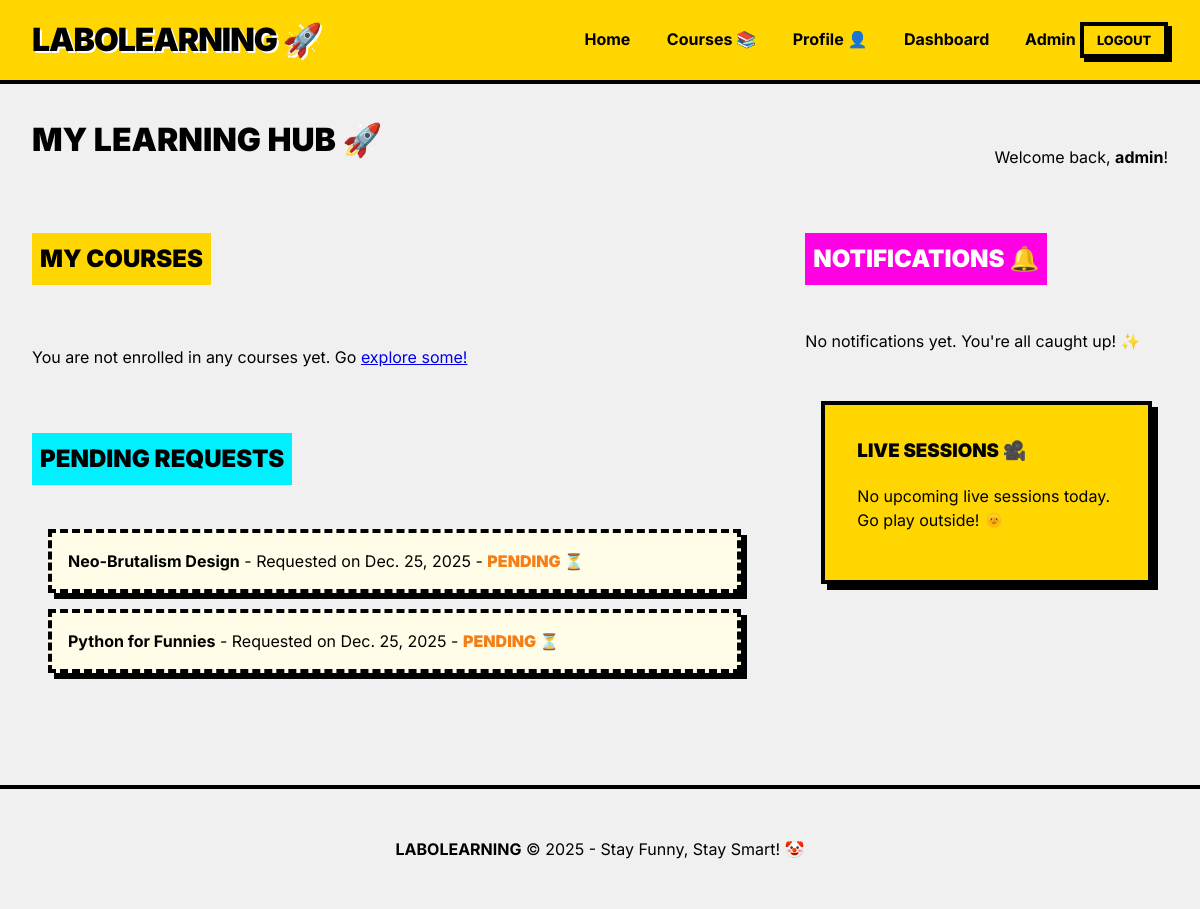
Page /courses/dashboard/ (signed in) on the earlier database version.
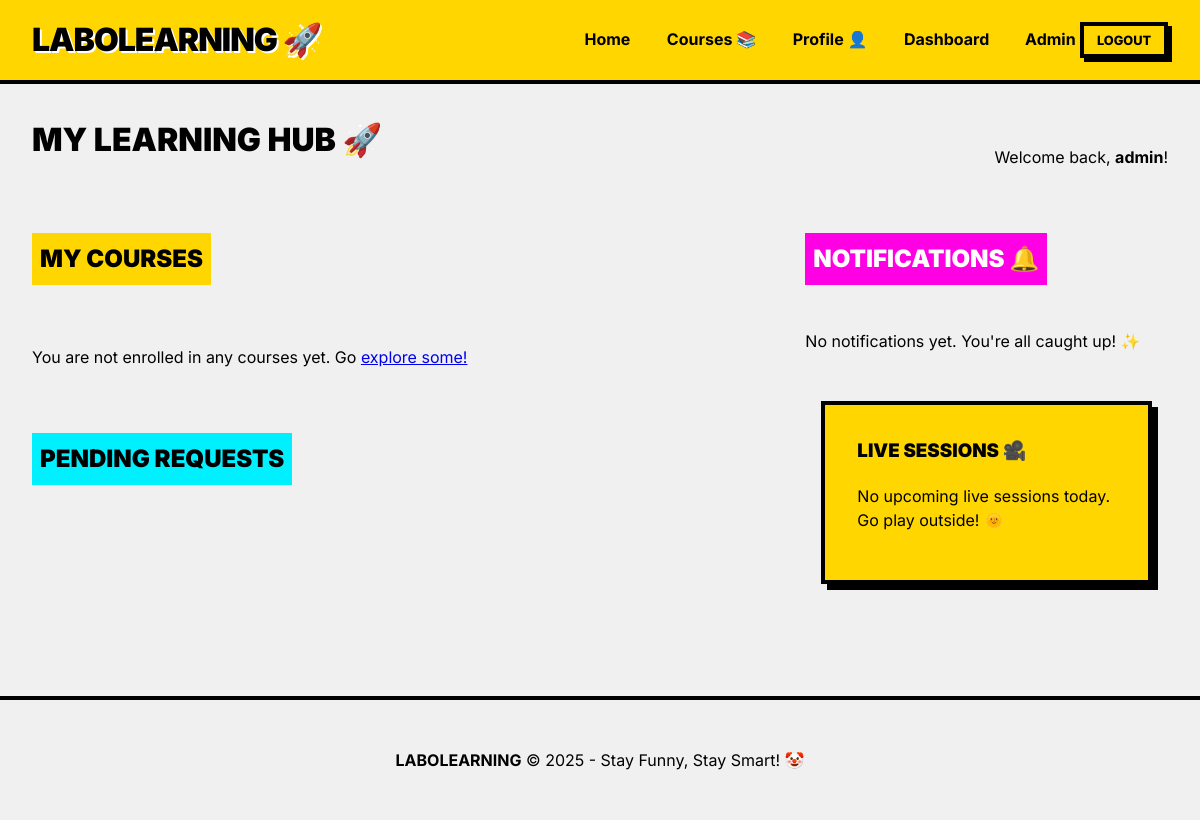
Same page on the later database version.
### courses/models.py (models this page shows, shortened)
class EnrollmentRequest(models.Model):
    STATUS_CHOICES = (
        ('pending', 'Pending'),
        ('approved', 'Approved'),
        ('rejected', 'Rejected'),
    )
    student = models.ForeignKey(settings.AUTH_USER_MODEL, on_delete=models.CASCADE, related_name='enrollment_requests')
    course = models.ForeignKey(Course, on_delete=models.CASCADE, related_name='enrollment_requests')
    status = models.CharField(max_length=10, choices=STATUS_CHOICES, default='pending')
    requested_at = models.DateTimeField(auto_now_add=True)
    phone = models.CharField(max_length=20, blank=True)
    email = models.EmailField(blank=True)
    whatsapp = models.CharField(max_length=20, blank=True)
    message = models.TextField(blank=True, help_text="Any additional note for the instructor")
    processed_at = models.DateTimeField(null=True, blank=True)

class Course(models.Model):
    title = models.CharField(max_length=200)
    description = models.TextField()
    instructor = models.ForeignKey(settings.AUTH_USER_MODEL, on_delete=models.CASCADE, related_name='teaching_courses')
    thumbnail = models.ImageField(upload_to='course_thumbnails/', blank=True, null=True)
    created_at = models.DateTimeField(auto_now_add=True)

### courses/views.py (the view)
# urls.py: path('dashboard/', views.student_dashboard, name='student_dashboard'),
@login_required
def student_dashboard(request):
    enrollments = Enrollment.objects.filter(student=request.user)
    enrolled_course_ids = enrollments.values_list('course_id', flat=True)
    requests = EnrollmentRequest.objects.filter(student=request.user)
    notifications = request.user.notifications.all()[:10]
    upcoming_sessions = LiveSession.objects.filter(
        course_id__in=enrolled_course_ids,
        scheduled_at__gte=timezone.now()
    ).order_by('scheduled_at')
    return render(request, 'courses/dashboard.html', {
        'enrollments': enrollments,
        'requests': requests,
        'notifications': notifications,
        'upcoming_sessions': upcoming_sessions
    })

### users/models.py (called while the page is built)
    @property
    def unread_notifications_count(self):
        return self.notifications.filter(is_read=False).count()

### templates/courses/dashboard.html
{% extends 'base.html' %}
{% block content %}
<div style="display: flex; justify-content: space-between; align-items: flex-end; margin-bottom: 3rem;">
    <h1>My Learning Hub 🚀</h1>
    <p>Welcome back, <strong>{{ user.username }}</strong>!</p>
</div>
<div style="display: grid; grid-template-columns: 2fr 1fr; gap: 3rem;">
    <div>
        <h2 style="background: var(--primary-color); padding: 0.5rem; display: inline-block;">My Courses</h2>
        <div style="display: grid; grid-template-columns: 1fr; gap: 1.5rem; margin-top: 1.5rem;">
            {% for enrollment in enrollments %}
            <div class="brutal-card" style="display: flex; gap: 1.5rem; align-items: center; padding: 1.5rem;">
                <div style="font-size: 2.5rem;">🎓</div>
                <div>
                    <h3 style="margin: 0;">{{ enrollment.course.title }}</h3>
                    <p style="margin: 0.5rem 0;">Enrolled on: {{ enrollment.enrolled_at|date }}</p>
                    <a href="{% url 'course_detail' enrollment.course.id %}" class="brutal-btn"
                        style="padding: 0.4rem 1rem; font-size: 0.9rem;">Go to Course ➡️</a>
                </div>
            </div>
            {% empty %}
            <p>You are not enrolled in any courses yet. Go <a href="{% url 'course_list' %}">explore some!</a></p>
            {% endfor %}
        </div>
        <h2 style="background: var(--accent-color); padding: 0.5rem; display: inline-block; margin-top: 3rem;">Pending
            Requests</h2>
        <div style="margin-top: 1.5rem;">
            {% for request in requests %}
            {% if request.status == 'pending' %}
            <div class="brutal-card" style="padding: 1rem; border-style: dashed; background: #fffde7;">
                <strong>{{ request.course.title }}</strong> - Requested on {{ request.requested_at|date }} - <span
                    style="color: #f57f17; font-weight: 900;">PENDING ⏳</span>
            </div>
            {% endif %}
            {% empty %}
            <p>No pending requests.</p>
            {% endfor %}
        </div>
    </div>
    <div>
        <div>
            <h2 style="background: var(--secondary-color); color: white; padding: 0.5rem; display: inline-block;">
                <a href="{% url 'notification_list' %}" style="color: white; text-decoration: none;">Notifications
                    🔔</a>
            </h2>
            <div style="margin-top: 1.5rem;">
                {% for note in notifications %}
                <div class="brutal-card {% if not note.is_read %}unread{% endif %}"
                    style="padding: 1rem; margin-bottom: 1rem; font-size: 0.9rem;">
                    <p style="margin: 0;">{{ note.message }}</p>
                    <small style="color: #666;">{{ note.created_at|timesince }} ago</small>
                </div>
                {% empty %}
                <p>No notifications yet. You're all caught up! ✨</p>
                {% endfor %}
            </div>
            <div class="brutal-card" style="background: var(--primary-color); margin-top: 3rem;">
                <h3>Live Sessions 🎥</h3>
                {% for session in upcoming_sessions %}
                <div
                    style="background: white; border: 2px solid black; padding: 0.8rem; margin-bottom: 1rem; box-shadow: 4px 4px 0px black;">
                    <strong>{{ session.title }}</strong><br>
                    <small>{{ session.scheduled_at|date:"M d, H:i" }}</small>
                    <div style="margin-top: 0.5rem;">
                        <a href="{% url 'session_detail' session.id %}" class="brutal-btn accent"
                            style="padding: 0.2rem 0.6rem; font-size: 0.8rem;">Join Now 🚀</a>
                    </div>
                </div>
                {% empty %}
                <p>No upcoming live sessions today. Go play outside! 🌞</p>
                {% endfor %}
            </div>
        </div>
    </div>
    {% endblock %}

Differences in the rows shown:
no longer on this page (row edited): EnrollmentRequest: course "Neo-Brutalism Design", requested_at "Dec. 25, 2025"
no longer on this page (row edited): EnrollmentRequest: course "Python for Funnies", requested_at "Dec. 25, 2025"
